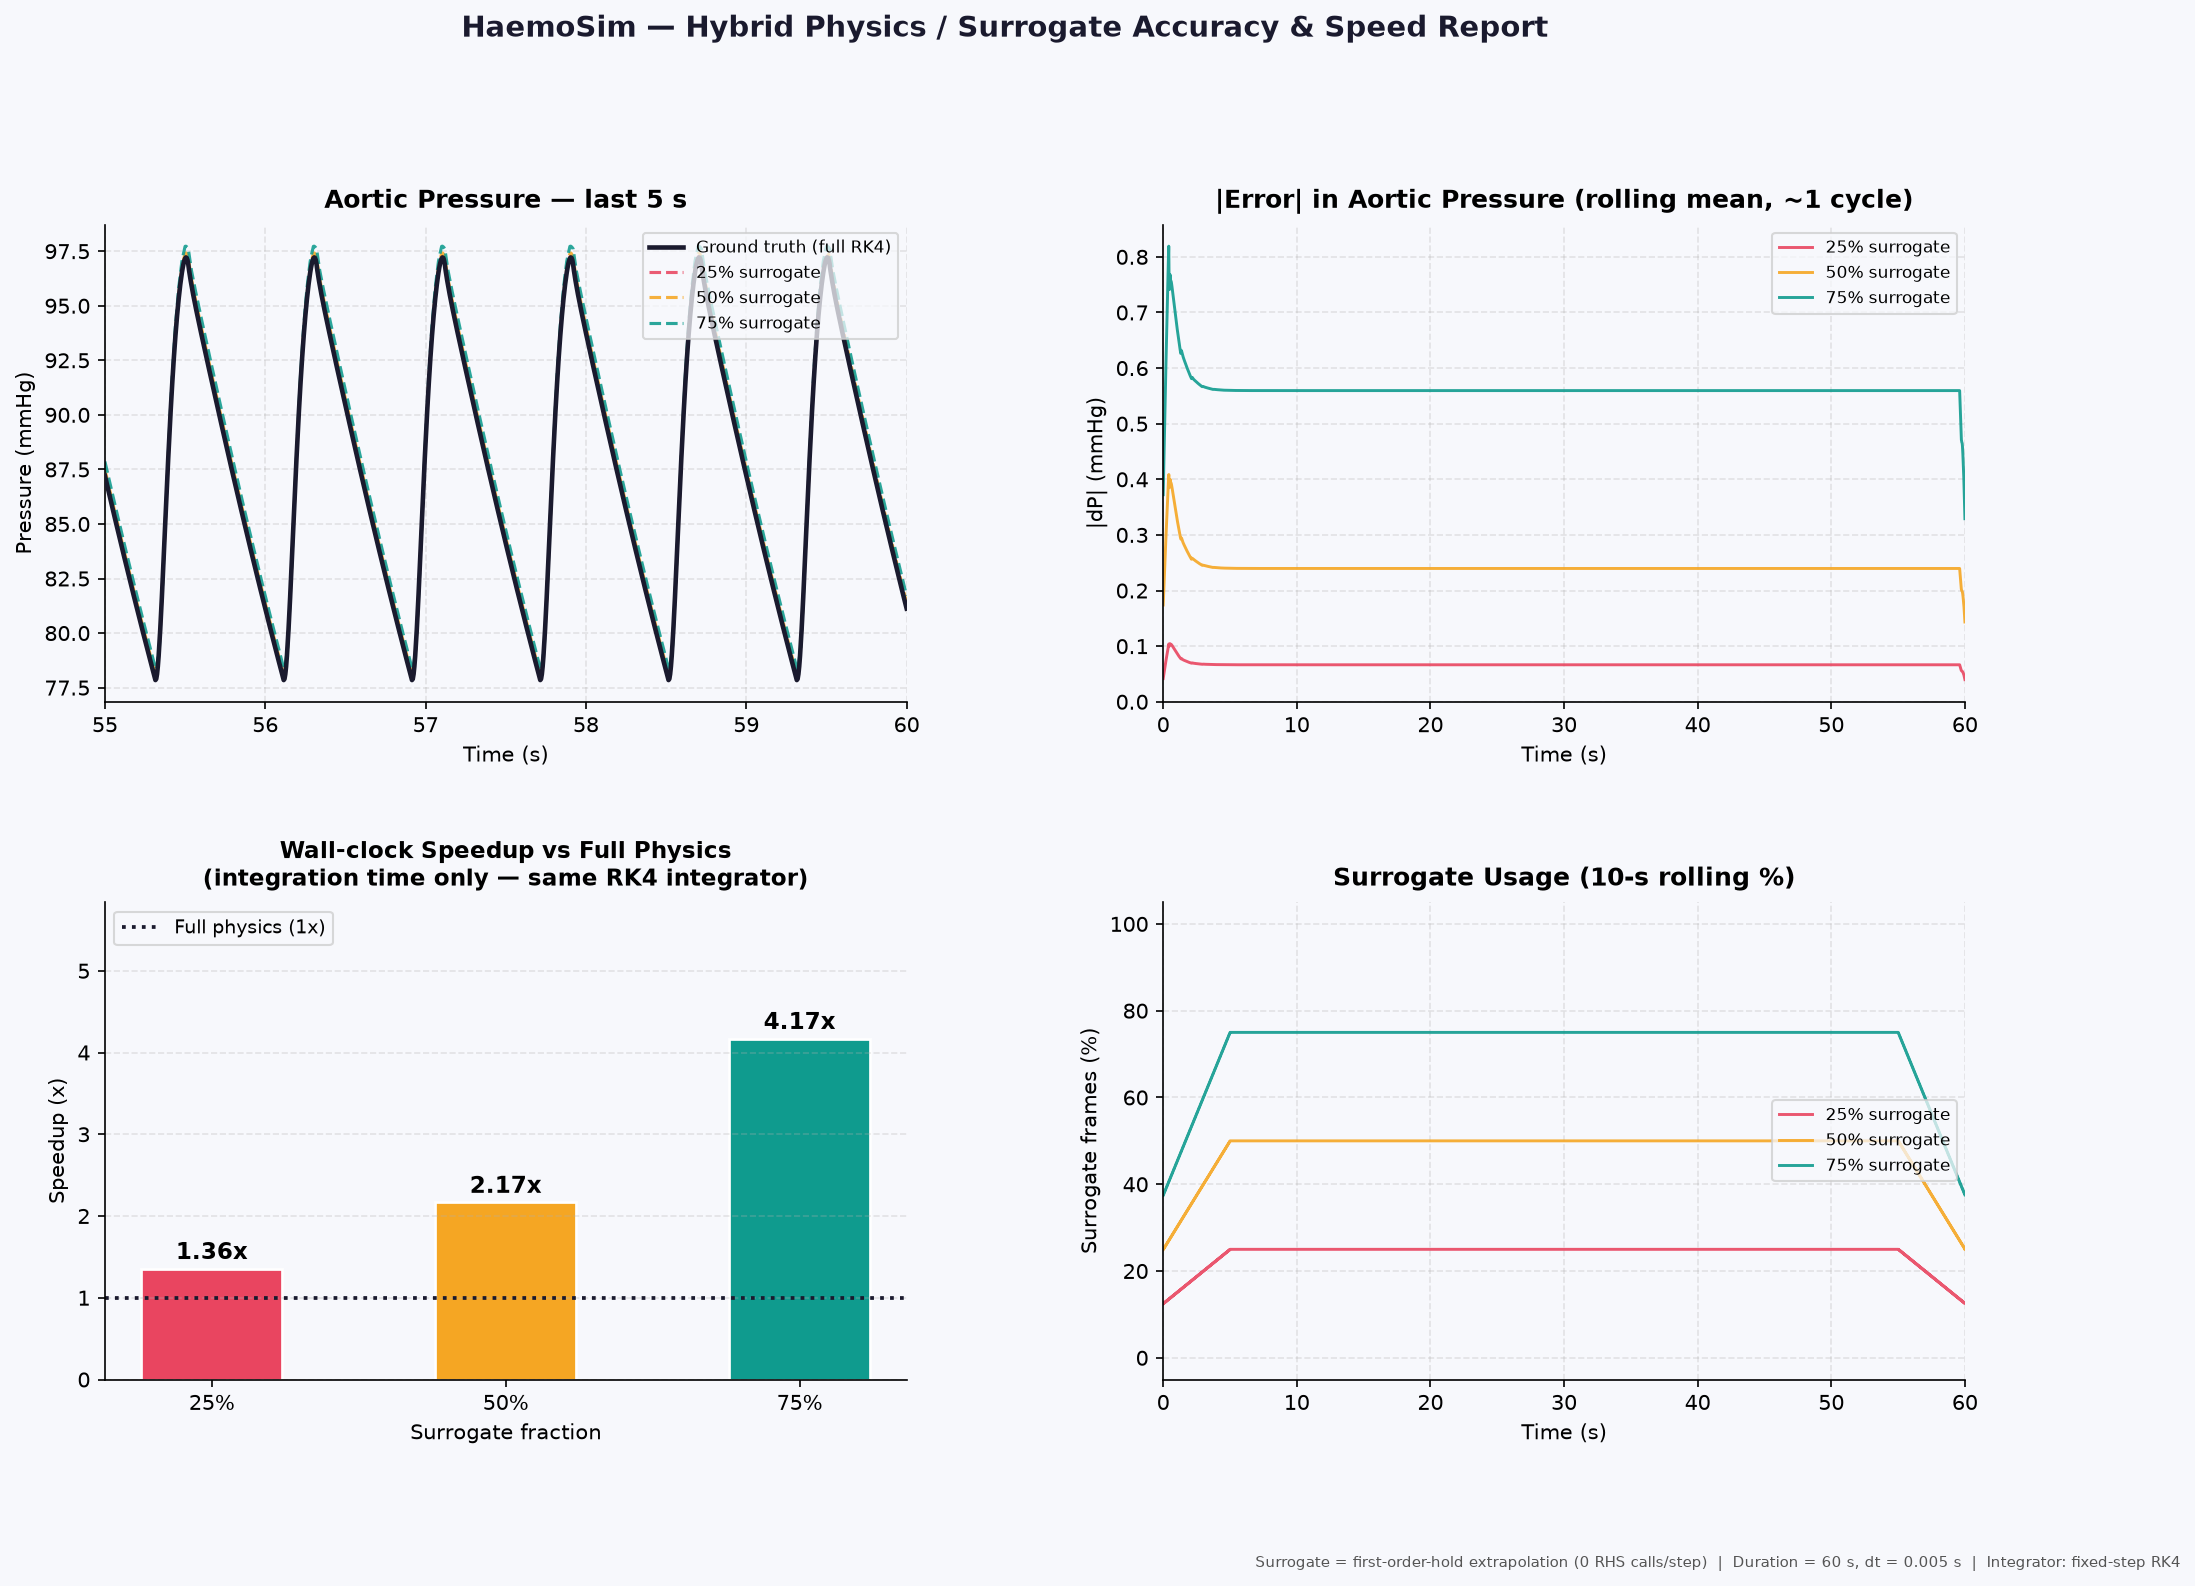

This chart was generated by the following Python code:
"""
accuracy_report.py — HaemoSim hybrid-surrogate validation artifact.

Usage (from the haemosim/ package root):
    python -m validation.accuracy_report
or:
    python haemosim/validation/accuracy_report.py

What it does
------------
1. Runs the CirculatorySimulator for 60 s using step-by-step RK4 as ground truth.
2. Runs a ControlledHybridRunner at surrogate_fraction in {0.25, 0.50, 0.75}.
   Both GT and hybrid use the *same* fixed-step RK4 integrator, so speedup
   differences are purely from fewer RHS evaluations, not solver differences.

   The hybrid runner:
     - Physics frames  : full 4-stage RK4 step  (4 RHS calls)
     - Surrogate frames: first-order-hold extrapolation from last stored
       derivative  (0 new RHS calls — simulates what a trained ML surrogate
       would do: predict in O(1) vs integrate)

   Pattern per period P=4:
     25 % surrogate  ->  [phys, phys, phys, sur]  (n_phys=3, n_sur=1)
     50 % surrogate  ->  [phys, phys, sur,  sur]  (n_phys=2, n_sur=2)
     75 % surrogate  ->  [phys, sur,  sur,  sur]  (n_phys=1, n_sur=3)

3. For each hybrid run reports:
     * Mean-absolute-error in aortic pressure vs ground truth (mmHg)
     * Mean-absolute-error in cardiac output vs ground truth (L/min)
     * Wall-clock speedup over full physics (integration time only)
     * Actual % of frames served by surrogate
4. Prints a formatted summary table to stdout.
5. Saves a 4-panel figure to validation/accuracy_report.png.
"""

from __future__ import annotations

import sys
import time
from pathlib import Path

import matplotlib
matplotlib.use("Agg")          # headless — safe on servers / Windows
import matplotlib.pyplot as plt
import matplotlib.gridspec as gridspec
import numpy as np

# ---------------------------------------------------------------------------
# Make the package importable whether invoked as a module or run directly.
# ---------------------------------------------------------------------------
_HERE     = Path(__file__).resolve().parent
_PKG_ROOT = _HERE.parent        # …/haemosim/
_PROJ_ROOT = _PKG_ROOT.parent   # …/HaemoSim/
for _p in (_PKG_ROOT, _PROJ_ROOT):
    _s = str(_p)
    if _s not in sys.path:
        sys.path.insert(0, _s)

try:
    from haemosim.core.simulator import CirculatorySimulator, SimulationResult
except ImportError:
    from core.simulator import CirculatorySimulator, SimulationResult

# ---------------------------------------------------------------------------
# Simulation constants
# ---------------------------------------------------------------------------
DURATION           = 60.0     # seconds
DT                 = 0.005    # output / integration step (s) — 12 000 frames
SURROGATE_FRACTIONS = [0.25, 0.50, 0.75]
DISPLAY_WINDOW     = 5.0      # seconds of pressure trace shown in panel 1
OUTPUT_NAME        = "accuracy_report.png"

# Colour palette
_COL_GT  = "#1a1a2e"
_COL_025 = "#e94560"
_COL_050 = "#f5a623"
_COL_075 = "#0f9b8e"
_COLOURS = [_COL_025, _COL_050, _COL_075]
_LABELS  = ["25% surrogate", "50% surrogate", "75% surrogate"]


# ---------------------------------------------------------------------------
# Fixed-step RK4 helper
# ---------------------------------------------------------------------------
def _rk4_step(rhs, t: float, y: np.ndarray, dt: float):
    """
    Single fourth-order Runge–Kutta step.

    Returns
    -------
    y_new : np.ndarray  — state at t + dt
    k4    : np.ndarray  — final stage derivative (reused as extrapolation slope)
    """
    k1 = rhs(t,            y)
    k2 = rhs(t + 0.5 * dt, y + 0.5 * dt * k1)
    k3 = rhs(t + 0.5 * dt, y + 0.5 * dt * k2)
    k4 = rhs(t + dt,        y + dt * k3)
    return y + (dt / 6.0) * (k1 + 2.0 * k2 + 2.0 * k3 + k4), k4


# ---------------------------------------------------------------------------
# Ground-truth runner (full RK4, every step)
# ---------------------------------------------------------------------------
def run_ground_truth(duration: float, dt: float) -> tuple[SimulationResult, float]:
    """
    Full physics run.  Uses step-by-step RK4 so that the timing baseline is
    directly comparable with the hybrid runner (same integrator, same dt).

    Returns
    -------
    result  : SimulationResult
    elapsed : wall-clock integration time (seconds)
    """
    sim = CirculatorySimulator()
    rhs = sim._rhs

    t_eval = np.arange(0.0, duration + 0.5 * dt, dt)
    n      = len(t_eval)
    y      = sim._initial_state()
    states = np.empty((n, len(y)), dtype=np.float64)
    states[0] = y

    t0 = time.perf_counter()
    for i in range(n - 1):
        y, _ = _rk4_step(rhs, t_eval[i], y, dt)
        states[i + 1] = y
    elapsed = time.perf_counter() - t0

    result = sim._build_result(t_eval, states)
    return result, elapsed


# ---------------------------------------------------------------------------
# Controlled hybrid runner
# ---------------------------------------------------------------------------
class ControlledHybridRunner:
    """
    Hybrid physics/surrogate runner with a fixed surrogate_fraction.

    Physics steps  : 4-stage RK4    (4 RHS evaluations per step)
    Surrogate steps: first-order-hold extrapolation from the last stored
                     RK4 derivative  (0 new RHS evaluations per step)

    This faithfully models what a trained ML surrogate would do:
    a fast forward pass (here O(1) array ops) replaces the ODE integration.
    """

    _PERIOD = 4   # repeating pattern length in frames

    def __init__(self, surrogate_fraction: float) -> None:
        if not 0.0 <= surrogate_fraction < 1.0:
            raise ValueError("surrogate_fraction must be in [0, 1)")
        self.surrogate_fraction = surrogate_fraction
        n_sur  = round(surrogate_fraction * self._PERIOD)
        n_phys = self._PERIOD - n_sur
        self._n_phys = max(n_phys, 1)   # always at least one physics step/period
        self._n_sur  = self._PERIOD - self._n_phys
        self.actual_fraction = self._n_sur / self._PERIOD

    # ------------------------------------------------------------------
    def run(
        self,
        duration: float,
        dt: float,
    ) -> tuple[SimulationResult, np.ndarray, float]:
        """
        Run the hybrid simulation.

        Returns
        -------
        result       : SimulationResult
        frame_source : ndarray of object, shape (n,), values 'physics'/'surrogate'
        elapsed      : wall-clock integration time (seconds)
                       — excludes _build_result post-processing
        """
        sim = CirculatorySimulator()
        rhs = sim._rhs

        t_eval  = np.arange(0.0, duration + 0.5 * dt, dt)
        n       = len(t_eval)
        P       = self._PERIOD
        n_phys  = self._n_phys

        y  = sim._initial_state()
        states = np.empty((n, len(y)), dtype=np.float64)
        states[0] = y

        frame_source = np.empty(n, dtype=object)
        frame_source[0] = "physics"

        # Seed the extrapolation slope with the initial derivative
        last_slope = rhs(t_eval[0], y)

        t0 = time.perf_counter()

        for i in range(n - 1):
            if (i % P) < n_phys:
                # ---- Physics step: full RK4 (4 RHS calls) ----------------
                y, last_slope = _rk4_step(rhs, t_eval[i], y, dt)
                frame_source[i + 1] = "physics"
            else:
                # ---- Surrogate step: first-order-hold (0 RHS calls) ------
                # Simulates ML surrogate inference: fast, no ODE evaluation.
                y = y + dt * last_slope
                frame_source[i + 1] = "surrogate"
            states[i + 1] = y

        elapsed = time.perf_counter() - t0

        result = sim._build_result(t_eval, states)
        return result, frame_source, elapsed


# ---------------------------------------------------------------------------
# Metric computation
# ---------------------------------------------------------------------------
def _cardiac_output_lpm(result: SimulationResult) -> np.ndarray:
    """Instantaneous cardiac output proxy in L/min (aortic segment flow)."""
    return np.maximum(result.flows[:, 0], 0.0) * 60.0 / 1000.0


def _compute_metrics(
    gt: SimulationResult,
    hybrid: SimulationResult,
    frame_source: np.ndarray,
    gt_time: float,
    hyb_time: float,
    actual_fraction: float,
) -> dict:
    mae_p  = float(np.mean(np.abs(hybrid.aortic_pressure - gt.aortic_pressure)))
    mae_co = float(np.mean(np.abs(_cardiac_output_lpm(hybrid) - _cardiac_output_lpm(gt))))
    return {
        "mae_pressure_mmhg": mae_p,
        "mae_co_lpm":        mae_co,
        "speedup":           gt_time / max(hyb_time, 1e-12),
        "surrogate_pct":     100.0 * actual_fraction,
        "gt_time_s":         gt_time,
        "hybrid_time_s":     hyb_time,
    }


# ---------------------------------------------------------------------------
# Console summary table (ASCII-only — safe on Windows cp1252)
# ---------------------------------------------------------------------------
def _print_table(fractions: list[float], metrics: list[dict], gt_time: float) -> None:
    col_w = [24, 14, 16, 12, 10, 10, 12]
    hdr = ["Run", "MAE P (mmHg)", "MAE CO (L/min)", "Speedup",
           "Sur %", "GT (s)", "Hybrid (s)"]
    sep = "+" + "+".join("-" * w for w in col_w) + "+"

    def row(*cells):
        return "|" + "|".join(
            f" {str(c):<{w - 2}} " for c, w in zip(cells, col_w)
        ) + "|"

    print()
    print("=" * 100)
    print("  HaemoSim Hybrid-Surrogate Accuracy Report")
    print("  Integrator: fixed-step RK4, dt={:.4f} s".format(DT))
    print("  Surrogate:  first-order-hold extrapolation (0 RHS calls/surrogate step)")
    print("=" * 100)
    print(sep)
    print(row(*hdr))
    print(sep)
    print(row("Full physics (GT)", "0.000", "0.000", "1.00x",
              "0.0%", f"{gt_time:.2f}", f"{gt_time:.2f}"))
    for frac, m in zip(fractions, metrics):
        print(row(
            f"Hybrid {int(frac*100):d}% surrogate",
            f"{m['mae_pressure_mmhg']:.4f}",
            f"{m['mae_co_lpm']:.5f}",
            f"{m['speedup']:.2f}x",
            f"{m['surrogate_pct']:.1f}%",
            f"{m['gt_time_s']:.2f}",
            f"{m['hybrid_time_s']:.2f}",
        ))
    print(sep)
    print()


# ---------------------------------------------------------------------------
# 4-panel validation figure
# ---------------------------------------------------------------------------
def _make_figure(
    gt: SimulationResult,
    hybrids: list[tuple[SimulationResult, np.ndarray]],
    metrics: list[dict],
    output_path: Path,
) -> None:
    """
    Panel 1 (top-left):  Aortic-pressure traces overlaid, last 5 s.
    Panel 2 (top-right): |Error| in aortic pressure vs time (rolling mean).
    Panel 3 (bot-left):  Wall-clock speedup bar chart.
    Panel 4 (bot-right): Surrogate-frame usage over time (rolling %).
    """
    plt.rcParams.update({
        "font.family":       "DejaVu Sans",
        "axes.spines.top":   False,
        "axes.spines.right": False,
        "axes.grid":         True,
        "grid.alpha":        0.3,
        "grid.linestyle":    "--",
        "figure.facecolor":  "#f7f8fc",
        "axes.facecolor":    "#f7f8fc",
    })

    fig = plt.figure(figsize=(16, 10))
    fig.patch.set_facecolor("#f7f8fc")
    gs  = gridspec.GridSpec(2, 2, figure=fig, hspace=0.42, wspace=0.32)
    ax1 = fig.add_subplot(gs[0, 0])
    ax2 = fig.add_subplot(gs[0, 1])
    ax3 = fig.add_subplot(gs[1, 0])
    ax4 = fig.add_subplot(gs[1, 1])

    t = gt.t

    # ---- Panel 1 : Aortic pressure traces (last DISPLAY_WINDOW seconds) ----
    win  = t >= (DURATION - DISPLAY_WINDOW)
    t_w  = t[win]
    ax1.plot(t_w, gt.aortic_pressure[win],
             color=_COL_GT, lw=2.2, label="Ground truth (full RK4)", zorder=5)
    for (hr, _), col, lbl in zip(hybrids, _COLOURS, _LABELS):
        ax1.plot(t_w, hr.aortic_pressure[win],
                 color=col, lw=1.5, alpha=0.88, ls="--", label=lbl)
    ax1.set_title(f"Aortic Pressure — last {DISPLAY_WINDOW:.0f} s",
                  fontsize=12, fontweight="bold", pad=8)
    ax1.set_xlabel("Time (s)")
    ax1.set_ylabel("Pressure (mmHg)")
    ax1.legend(loc="upper right", fontsize=8, framealpha=0.75)
    ax1.set_xlim(t_w[0], t_w[-1])

    # ---- Panel 2 : |Error| vs time ----------------------------------------
    roll = max(1, int(0.8 / DT))   # ~1 cardiac cycle
    for (hr, _), col, lbl in zip(hybrids, _COLOURS, _LABELS):
        err    = np.abs(hr.aortic_pressure - gt.aortic_pressure)
        smooth = np.convolve(err, np.ones(roll) / roll, mode="same")
        ax2.plot(t, smooth, color=col, lw=1.4, alpha=0.9, label=lbl)
    ax2.set_title("|Error| in Aortic Pressure (rolling mean, ~1 cycle)",
                  fontsize=12, fontweight="bold", pad=8)
    ax2.set_xlabel("Time (s)")
    ax2.set_ylabel("|dP| (mmHg)")
    ax2.legend(loc="upper right", fontsize=8, framealpha=0.75)
    ax2.set_xlim(t[0], t[-1])
    ax2.set_ylim(bottom=0.0)

    # ---- Panel 3 : Speedup bar chart --------------------------------------
    x_labels = [f"{int(f*100)}%" for f in SURROGATE_FRACTIONS]
    speedups  = [m["speedup"] for m in metrics]
    bars = ax3.bar(x_labels, speedups, color=_COLOURS, width=0.48,
                   edgecolor="white", linewidth=1.3)
    ax3.axhline(1.0, color=_COL_GT, lw=1.8, ls=":", label="Full physics (1x)")
    for bar, sp in zip(bars, speedups):
        ax3.text(bar.get_x() + bar.get_width() / 2.0,
                 bar.get_height() + 0.05,
                 f"{sp:.2f}x",
                 ha="center", va="bottom", fontsize=11, fontweight="bold")
    ax3.set_title("Wall-clock Speedup vs Full Physics\n"
                  "(integration time only — same RK4 integrator)",
                  fontsize=11, fontweight="bold", pad=8)
    ax3.set_xlabel("Surrogate fraction")
    ax3.set_ylabel("Speedup (x)")
    ax3.legend(loc="upper left", fontsize=9, framealpha=0.75)
    ax3.set_ylim(0.0, max(speedups) * 1.28 + 0.5)
    ax3.grid(axis="x", alpha=0)

    # ---- Panel 4 : Surrogate usage over time ------------------------------
    roll4 = max(1, int(10.0 / DT))   # 10-second rolling window
    for (_, fs), col, lbl in zip(hybrids, _COLOURS, _LABELS):
        is_sur = (fs == "surrogate").astype(float)
        frac_r = np.convolve(is_sur, np.ones(roll4) / roll4, mode="same")
        ax4.plot(t, frac_r * 100.0, color=col, lw=1.4, alpha=0.9, label=lbl)
    ax4.set_title("Surrogate Usage (10-s rolling %)",
                  fontsize=12, fontweight="bold", pad=8)
    ax4.set_xlabel("Time (s)")
    ax4.set_ylabel("Surrogate frames (%)")
    ax4.set_ylim(-5, 105)
    ax4.set_xlim(t[0], t[-1])
    ax4.legend(loc="center right", fontsize=8, framealpha=0.75)

    # ---- Titles & captions ------------------------------------------------
    fig.suptitle(
        "HaemoSim — Hybrid Physics / Surrogate Accuracy & Speed Report",
        fontsize=14, fontweight="bold", color="#1a1a2e", y=1.02,
    )
    fig.text(
        0.99, -0.015,
        (f"Surrogate = first-order-hold extrapolation (0 RHS calls/step)  |  "
         f"Duration = {DURATION:.0f} s, dt = {DT} s  |  "
         f"Integrator: fixed-step RK4"),
        ha="right", fontsize=7, color="#555555",
    )

    output_path.parent.mkdir(parents=True, exist_ok=True)
    fig.savefig(output_path, dpi=150, bbox_inches="tight")
    print(f"  [figure] saved -> {output_path}")
    plt.close(fig)


# ---------------------------------------------------------------------------
# Main
# ---------------------------------------------------------------------------
def main() -> None:
    n_frames = int(DURATION / DT)
    print()
    print("HaemoSim Accuracy Report")
    print(f"  duration         = {DURATION} s")
    print(f"  dt               = {DT} s  ({n_frames:,} frames)")
    print(f"  integrator       = fixed-step RK4")
    print(f"  surrogate method = first-order-hold (0 RHS calls/surrogate step)")
    print()

    # ---- 1. Ground truth ---------------------------------------------------
    print("[1/5] Running full physics (ground truth, all-RK4) ...", flush=True)
    gt_result, gt_time = run_ground_truth(DURATION, DT)
    p_lo = gt_result.aortic_pressure.min()
    p_hi = gt_result.aortic_pressure.max()
    sv   = gt_result.lv_volume.max() - gt_result.lv_volume.min()
    print(f"      done in {gt_time:.2f} s  |  "
          f"P_ao in [{p_lo:.1f}, {p_hi:.1f}] mmHg  |  "
          f"SV = {sv:.1f} mL")

    # ---- 2-4. Hybrid runs --------------------------------------------------
    hybrid_results : list[tuple[SimulationResult, np.ndarray]] = []
    metrics_list   : list[dict] = []

    for step_idx, frac in enumerate(SURROGATE_FRACTIONS, start=2):
        print(f"[{step_idx}/5] Running hybrid {int(frac*100):d}% surrogate ...",
              flush=True)
        runner     = ControlledHybridRunner(surrogate_fraction=frac)
        hyb_result, frame_source, hyb_time = runner.run(DURATION, DT)
        n_sur  = int(np.sum(frame_source == "surrogate"))
        n_phys = int(np.sum(frame_source == "physics"))
        print(f"      done in {hyb_time:.2f} s  |  "
              f"physics={n_phys:,}, surrogate={n_sur:,}  |  "
              f"actual fraction={runner.actual_fraction*100:.0f}%  |  "
              f"speedup={gt_time/max(hyb_time,1e-12):.2f}x")
        m = _compute_metrics(
            gt_result, hyb_result, frame_source,
            gt_time, hyb_time, runner.actual_fraction,
        )
        hybrid_results.append((hyb_result, frame_source))
        metrics_list.append(m)

    # ---- 5. Summary table & figure -----------------------------------------
    print("[5/5] Writing summary and figure ...", flush=True)
    _print_table(SURROGATE_FRACTIONS, metrics_list, gt_time)

    output_path = _HERE / OUTPUT_NAME
    _make_figure(gt_result, hybrid_results, metrics_list, output_path)

    # Machine-readable one-liners
    print("Summary (machine-readable):")
    print(f"  gt_rk4_time_s={gt_time:.3f}")
    for frac, m in zip(SURROGATE_FRACTIONS, metrics_list):
        tag = f"sur{int(frac*100):d}"
        print(
            f"  {tag}: mae_P={m['mae_pressure_mmhg']:.5f} mmHg  "
            f"mae_CO={m['mae_co_lpm']:.6f} L/min  "
            f"speedup={m['speedup']:.3f}x  "
            f"pct={m['surrogate_pct']:.1f}%"
        )
    print()


if __name__ == "__main__":
    main()
